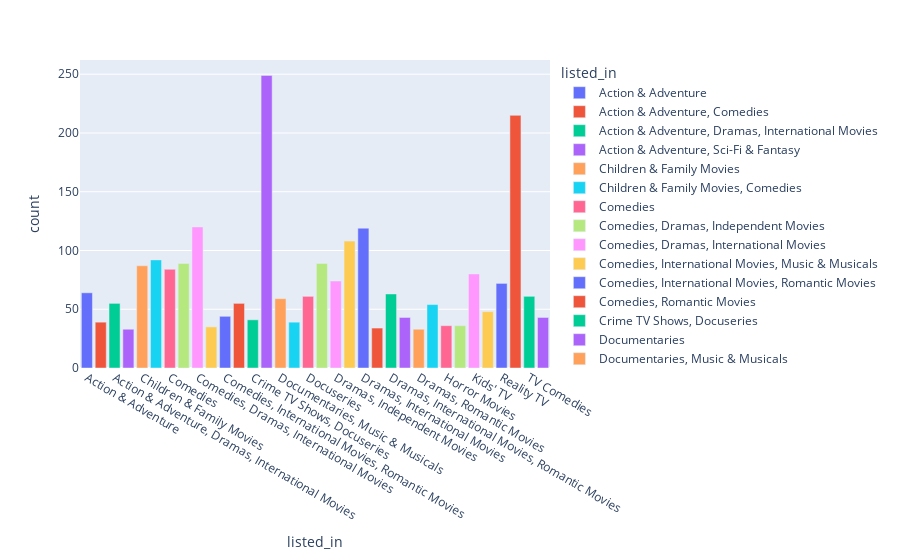

Notebook code for this chart:
### Code cell
ph= p['count'] >=30
z = p[ph]
px.bar(z,x= z.index,y='count',color=z.index)

### Figure 1 — Plotly figure (JSON) as saved in the notebook; plotly's stock layout.template omitted (floating-point values rounded to 4 significant figures)
{"data": [{"alignmentgroup": "True", "hovertemplate": "listed_in=%{x}<br>count=%{y}<extra></extra>", "legendgroup": "Action & Adventure", "marker": {"color": "#636efa", "pattern": {"shape": ""}}, "name": "Action & Adventure", "offsetgroup": "Action & Adventure", "orientation": "v", "showlegend": true, "textposition": "auto", "type": "bar", "x": ["Action & Adventure"], "xaxis": "x", "y": [64], "yaxis": "y"}, {"alignmentgroup": "True", "hovertemplate": "listed_in=%{x}<br>count=%{y}<extra></extra>", "legendgroup": "Action & Adventure, Comedies", "marker": {"color": "#EF553B", "pattern": {"shape": ""}}, "name": "Action & Adventure, Comedies", "offsetgroup": "Action & Adventure, Comedies", "orientation": "v", "showlegend": true, "textposition": "auto", "type": "bar", "x": ["Action & Adventure, Comedies"], "xaxis": "x", "y": [39], "yaxis": "y"}, {"alignmentgroup": "True", "hovertemplate": "listed_in=%{x}<br>count=%{y}<extra></extra>", "legendgroup": "Action & Adventure, Dramas, International Movies", "marker": {"color": "#00cc96", "pattern": {"shape": ""}}, "name": "Action & Adventure, Dramas, International Movies", "offsetgroup": "Action & Adventure, Dramas, International Movies", "orientation": "v", "showlegend": true, "textposition": "auto", "type": "bar", "x": ["Action & Adventure, Dramas, International Movies"], "xaxis": "x", "y": [55], "yaxis": "y"}, {"alignmentgroup": "True", "hovertemplate": "listed_in=%{x}<br>count=%{y}<extra></extra>", "legendgroup": "Action & Adventure, Sci-Fi & Fantasy", "marker": {"color": "#ab63fa", "pattern": {"shape": ""}}, "name": "Action & Adventure, Sci-Fi & Fantasy", "offsetgroup": "Action & Adventure, Sci-Fi & Fantasy", "orientation": "v", "showlegend": true, "textposition": "auto", "type": "bar", "x": ["Action & Adventure, Sci-Fi & Fantasy"], "xaxis": "x", "y": [33], "yaxis": "y"}, {"alignmentgroup": "True", "hovertemplate": "listed_in=%{x}<br>count=%{y}<extra></extra>", "legendgroup": "Children & Family Movies", "marker": {"color": "#FFA15A", "pattern": {"shape": ""}}, "name": "Children & Family Movies", "offsetgroup": "Children & Family Movies", "orientation": "v", "showlegend": true, "textposition": "auto", "type": "bar", "x": ["Children & Family Movies"], "xaxis": "x", "y": [87], "yaxis": "y"}, {"alignmentgroup": "True", "hovertemplate": "listed_in=%{x}<br>count=%{y}<extra></extra>", "legendgroup": "Children & Family Movies, Comedies", "marker": {"color": "#19d3f3", "pattern": {"shape": ""}}, "name": "Children & Family Movies, Comedies", "offsetgroup": "Children & Family Movies, Comedies", "orientation": "v", "showlegend": true, "textposition": "auto", "type": "bar", "x": ["Children & Family Movies, Comedies"], "xaxis": "x", "y": [92], "yaxis": "y"}, {"alignmentgroup": "True", "hovertemplate": "listed_in=%{x}<br>count=%{y}<extra></extra>", "legendgroup": "Comedies", "marker": {"color": "#FF6692", "pattern": {"shape": ""}}, "name": "Comedies", "offsetgroup": "Comedies", "orientation": "v", "showlegend": true, "textposition": "auto", "type": "bar", "x": ["Comedies"], "xaxis": "x", "y": [84], "yaxis": "y"}, {"alignmentgroup": "True", "hovertemplate": "listed_in=%{x}<br>count=%{y}<extra></extra>", "legendgroup": "Comedies, Dramas, Independent Movies", "marker": {"color": "#B6E880", "pattern": {"shape": ""}}, "name": "Comedies, Dramas, Independent Movies", "offsetgroup": "Comedies, Dramas, Independent Movies", "orientation": "v", "showlegend": true, "textposition": "auto", "type": "bar", "x": ["Comedies, Dramas, Independent Movies"], "xaxis": "x", "y": [89], "yaxis": "y"}, {"alignmentgroup": "True", "hovertemplate": "listed_in=%{x}<br>count=%{y}<extra></extra>", "legendgroup": "Comedies, Dramas, International Movies", "marker": {"color": "#FF97FF", "pattern": {"shape": ""}}, "name": "Comedies, Dramas, International Movies", "offsetgroup": "Comedies, Dramas, International Movies", "orientation": "v", "showlegend": true, "textposition": "auto", "type": "bar", "x": ["Comedies, Dramas, International Movies"], "xaxis": "x", "y": [120], "yaxis": "y"}, {"alignmentgroup": "True", "hovertemplate": "listed_in=%{x}<br>count=%{y}<extra></extra>", "legendgroup": "Comedies, International Movies, Music & Musicals", "marker": {"color": "#FECB52", "pattern": {"shape": ""}}, "name": "Comedies, International Movies, Music & Musicals", "offsetgroup": "Comedies, International Movies, Music & Musicals", "orientation": "v", "showlegend": true, "textposition": "auto", "type": "bar", "x": ["Comedies, International Movies, Music & Musicals"], "xaxis": "x", "y": [35], "yaxis": "y"}, {"alignmentgroup": "True", "hovertemplate": "listed_in=%{x}<br>count=%{y}<extra></extra>", "legendgroup": "Comedies, International Movies, Romantic Movies", "marker": {"color": "#636efa", "pattern": {"shape": ""}}, "name": "Comedies, International Movies, Romantic Movies", "offsetgroup": "Comedies, International Movies, Romantic Movies", "orientation": "v", "showlegend": true, "textposition": "auto", "type": "bar", "x": ["Comedies, International Movies, Romantic Movies"], "xaxis": "x", "y": [44], "yaxis": "y"}, {"alignmentgroup": "True", "hovertemplate": "listed_in=%{x}<br>count=%{y}<extra></extra>", "legendgroup": "Comedies, Romantic Movies", "marker": {"color": "#EF553B", "pattern": {"shape": ""}}, "name": "Comedies, Romantic Movies", "offsetgroup": "Comedies, Romantic Movies", "orientation": "v", "showlegend": true, "textposition": "auto", "type": "bar", "x": ["Comedies, Romantic Movies"], "xaxis": "x", "y": [55], "yaxis": "y"}, {"alignmentgroup": "True", "hovertemplate": "listed_in=%{x}<br>count=%{y}<extra></extra>", "legendgroup": "Crime TV Shows, Docuseries", "marker": {"color": "#00cc96", "pattern": {"shape": ""}}, "name": "Crime TV Shows, Docuseries", "offsetgroup": "Crime TV Shows, Docuseries", "orientation": "v", "showlegend": true, "textposition": "auto", "type": "bar", "x": ["Crime TV Shows, Docuseries"], "xaxis": "x", "y": [41], "yaxis": "y"}, {"alignmentgroup": "True", "hovertemplate": "listed_in=%{x}<br>count=%{y}<extra></extra>", "legendgroup": "Documentaries", "marker": {"color": "#ab63fa", "pattern": {"shape": ""}}, "name": "Documentaries", "offsetgroup": "Documentaries", "orientation": "v", "showlegend": true, "textposition": "auto", "type": "bar", "x": ["Documentaries"], "xaxis": "x", "y": [249], "yaxis": "y"}, {"alignmentgroup": "True", "hovertemplate": "listed_in=%{x}<br>count=%{y}<extra></extra>", "legendgroup": "Documentaries, Music & Musicals", "marker": {"color": "#FFA15A", "pattern": {"shape": ""}}, "name": "Documentaries, Music & Musicals", "offsetgroup": "Documentaries, Music & Musicals", "orientation": "v", "showlegend": true, "textposition": "auto", "type": "bar", "x": ["Documentaries, Music & Musicals"], "xaxis": "x", "y": [59], "yaxis": "y"}, {"alignmentgroup": "True", "hovertemplate": "listed_in=%{x}<br>count=%{y}<extra></extra>", "legendgroup": "Documentaries, Sports Movies", "marker": {"color": "#19d3f3", "pattern": {"shape": ""}}, "name": "Documentaries, Sports Movies", "offsetgroup": "Documentaries, Sports Movies", "orientation": "v", "showlegend": true, "textposition": "auto", "type": "bar", "x": ["Documentaries, Sports Movies"], "xaxis": "x", "y": [39], "yaxis": "y"}, {"alignmentgroup": "True", "hovertemplate": "listed_in=%{x}<br>count=%{y}<extra></extra>", "legendgroup": "Docuseries", "marker": {"color": "#FF6692", "pattern": {"shape": ""}}, "name": "Docuseries", "offsetgroup": "Docuseries", "orientation": "v", "showlegend": true, "textposition": "auto", "type": "bar", "x": ["Docuseries"], "xaxis": "x", "y": [61], "yaxis": "y"}, {"alignmentgroup": "True", "hovertemplate": "listed_in=%{x}<br>count=%{y}<extra></extra>", "legendgroup": "Dramas", "marker": {"color": "#B6E880", "pattern": {"shape": ""}}, "name": "Dramas", "offsetgroup": "Dramas", "orientation": "v", "showlegend": true, "textposition": "auto", "type": "bar", "x": ["Dramas"], "xaxis": "x", "y": [89], "yaxis": "y"}, {"alignmentgroup": "True", "hovertemplate": "listed_in=%{x}<br>count=%{y}<extra></extra>", "legendgroup": "Dramas, Independent Movies", "marker": {"color": "#FF97FF", "pattern": {"shape": ""}}, "name": "Dramas, Independent Movies", "offsetgroup": "Dramas, Independent Movies", "orientation": "v", "showlegend": true, "textposition": "auto", "type": "bar", "x": ["Dramas, Independent Movies"], "xaxis": "x", "y": [74], "yaxis": "y"}, {"alignmentgroup": "True", "hovertemplate": "listed_in=%{x}<br>count=%{y}<extra></extra>", "legendgroup": "Dramas, Independent Movies, International Movies", "marker": {"color": "#FECB52", "pattern": {"shape": ""}}, "name": "Dramas, Independent Movies, International Movies", "offsetgroup": "Dramas, Independent Movies, International Movies", "orientation": "v", "showlegend": true, "textposition": "auto", "type": "bar", "x": ["Dramas, Independent Movies, International Movies"], "xaxis": "x", "y": [108], "yaxis": "y"}, {"alignmentgroup": "True", "hovertemplate": "listed_in=%{x}<br>count=%{y}<extra></extra>", "legendgroup": "Dramas, International Movies", "marker": {"color": "#636efa", "pattern": {"shape": ""}}, "name": "Dramas, International Movies", "offsetgroup": "Dramas, International Movies", "orientation": "v", "showlegend": true, "textposition": "auto", "type": "bar", "x": ["Dramas, International Movies"], "xaxis": "x", "y": [119], "yaxis": "y"}, {"alignmentgroup": "True", "hovertemplate": "listed_in=%{x}<br>count=%{y}<extra></extra>", "legendgroup": "Dramas, International Movies, Music & Musicals", "marker": {"color": "#EF553B", "pattern": {"shape": ""}}, "name": "Dramas, International Movies, Music & Musicals", "offsetgroup": "Dramas, International Movies, Music & Musicals", "orientation": "v", "showlegend": true, "textposition": "auto", "type": "bar", "x": ["Dramas, International Movies, Music & Musicals"], "xaxis": "x", "y": [34], "yaxis": "y"}, {"alignmentgroup": "True", "hovertemplate": "listed_in=%{x}<br>count=%{y}<extra></extra>", "legendgroup": "Dramas, International Movies, Romantic Movies", "marker": {"color": "#00cc96", "pattern": {"shape": ""}}, "name": "Dramas, International Movies, Romantic Movies", "offsetgroup": "Dramas, International Movies, Romantic Movies", "orientation": "v", "showlegend": true, "textposition": "auto", "type": "bar", "x": ["Dramas, International Movies, Romantic Movies"], "xaxis": "x", "y": [63], "yaxis": "y"}, {"alignmentgroup": "True", "hovertemplate": "listed_in=%{x}<br>count=%{y}<extra></extra>", "legendgroup": "Dramas, International Movies, Thrillers", "marker": {"color": "#ab63fa", "pattern": {"shape": ""}}, "name": "Dramas, International Movies, Thrillers", "offsetgroup": "Dramas, International Movies, Thrillers", "orientation": "v", "showlegend": true, "textposition": "auto", "type": "bar", "x": ["Dramas, International Movies, Thrillers"], "xaxis": "x", "y": [43], "yaxis": "y"}, {"alignmentgroup": "True", "hovertemplate": "listed_in=%{x}<br>count=%{y}<extra></extra>", "legendgroup": "Dramas, Romantic Movies", "marker": {"color": "#FFA15A", "pattern": {"shape": ""}}, "name": "Dramas, Romantic Movies", "offsetgroup": "Dramas, Romantic Movies", "orientation": "v", "showlegend": true, "textposition": "auto", "type": "bar", "x": ["Dramas, Romantic Movies"], "xaxis": "x", "y": [33], "yaxis": "y"}, {"alignmentgroup": "True", "hovertemplate": "listed_in=%{x}<br>count=%{y}<extra></extra>", "legendgroup": "Dramas, Thrillers", "marker": {"color": "#19d3f3", "pattern": {"shape": ""}}, "name": "Dramas, Thrillers", "offsetgroup": "Dramas, Thrillers", "orientation": "v", "showlegend": true, "textposition": "auto", "type": "bar", "x": ["Dramas, Thrillers"], "xaxis": "x", "y": [54], "yaxis": "y"}, {"alignmentgroup": "True", "hovertemplate": "listed_in=%{x}<br>count=%{y}<extra></extra>", "legendgroup": "Horror Movies", "marker": {"color": "#FF6692", "pattern": {"shape": ""}}, "name": "Horror Movies", "offsetgroup": "Horror Movies", "orientation": "v", "showlegend": true, "textposition": "auto", "type": "bar", "x": ["Horror Movies"], "xaxis": "x", "y": [36], "yaxis": "y"}, {"alignmentgroup": "True", "hovertemplate": "listed_in=%{x}<br>count=%{y}<extra></extra>", "legendgroup": "Horror Movies, Thrillers", "marker": {"color": "#B6E880", "pattern": {"shape": ""}}, "name": "Horror Movies, Thrillers", "offsetgroup": "Horror Movies, Thrillers", "orientation": "v", "showlegend": true, "textposition": "auto", "type": "bar", "x": ["Horror Movies, Thrillers"], "xaxis": "x", "y": [36], "yaxis": "y"}, {"alignmentgroup": "True", "hovertemplate": "listed_in=%{x}<br>count=%{y}<extra></extra>", "legendgroup": "Kids' TV", "marker": {"color": "#FF97FF", "pattern": {"shape": ""}}, "name": "Kids' TV", "offsetgroup": "Kids' TV", "orientation": "v", "showlegend": true, "textposition": "auto", "type": "bar", "x": ["Kids' TV"], "xaxis": "x", "y": [80], "yaxis": "y"}, {"alignmentgroup": "True", "hovertemplate": "listed_in=%{x}<br>count=%{y}<extra></extra>", "legendgroup": "Kids' TV, TV Comedies", "marker": {"color": "#FECB52", "pattern": {"shape": ""}}, "name": "Kids' TV, TV Comedies", "offsetgroup": "Kids' TV, TV Comedies", "orientation": "v", "showlegend": true, "textposition": "auto", "type": "bar", "x": ["Kids' TV, TV Comedies"], "xaxis": "x", "y": [48], "yaxis": "y"}, {"alignmentgroup": "True", "hovertemplate": "listed_in=%{x}<br>count=%{y}<extra></extra>", "legendgroup": "Reality TV", "marker": {"color": "#636efa", "pattern": {"shape": ""}}, "name": "Reality TV", "offsetgroup": "Reality TV", "orientation": "v", "showlegend": true, "textposition": "auto", "type": "bar", "x": ["Reality TV"], "xaxis": "x", "y": [72], "yaxis": "y"}, {"alignmentgroup": "True", "hovertemplate": "listed_in=%{x}<br>count=%{y}<extra></extra>", "legendgroup": "Stand-Up Comedy", "marker": {"color": "#EF553B", "pattern": {"shape": ""}}, "name": "Stand-Up Comedy", "offsetgroup": "Stand-Up Comedy", "orientation": "v", "showlegend": true, "textposition": "auto", "type": "bar", "x": ["Stand-Up Comedy"], "xaxis": "x", "y": [215], "yaxis": "y"}, {"alignmentgroup": "True", "hovertemplate": "listed_in=%{x}<br>count=%{y}<extra></extra>", "legendgroup": "TV Comedies", "marker": {"color": "#00cc96", "pattern": {"shape": ""}}, "name": "TV Comedies", "offsetgroup": "TV Comedies", "orientation": "v", "showlegend": true, "textposition": "auto", "type": "bar", "x": ["TV Comedies"], "xaxis": "x", "y": [61], "yaxis": "y"}, {"alignmentgroup": "True", "hovertemplate": "listed_in=%{x}<br>count=%{y}<extra></extra>", "legendgroup": "Thrillers", "marker": {"color": "#ab63fa", "pattern": {"shape": ""}}, "name": "Thrillers", "offsetgroup": "Thrillers", "orientation": "v", "showlegend": true, "textposition": "auto", "type": "bar", "x": ["Thrillers"], "xaxis": "x", "y": [43], "yaxis": "y"}], "layout": {"barmode": "relative", "legend": {"title": {"text": "listed_in"}, "tracegroupgap": 0}, "margin": {"t": 60}, "xaxis": {"anchor": "y", "categoryarray": ["Action & Adventure", "Action & Adventure, Comedies", "Action & Adventure, Dramas, International Movies", "Action & Adventure, Sci-Fi & Fantasy", "Children & Family Movies", "Children & Family Movies, Comedies", "Comedies", "Comedies, Dramas, Independent Movies", "Comedies, Dramas, International Movies", "Comedies, International Movies, Music & Musicals", "Comedies, International Movies, Romantic Movies", "Comedies, Romantic Movies", "Crime TV Shows, Docuseries", "Documentaries", "Documentaries, Music & Musicals", "Documentaries, Sports Movies", "Docuseries", "Dramas", "Dramas, Independent Movies", "Dramas, Independent Movies, International Movies", "Dramas, International Movies", "Dramas, International Movies, Music & Musicals", "Dramas, International Movies, Romantic Movies", "Dramas, International Movies, Thrillers", "Dramas, Romantic Movies", "Dramas, Thrillers", "Horror Movies", "Horror Movies, Thrillers", "Kids' TV", "Kids' TV, TV Comedies", "Reality TV", "Stand-Up Comedy", "TV Comedies", "Thrillers"], "categoryorder": "array", "domain": [0, 1], "title": {"text": "listed_in"}}, "yaxis": {"anchor": "x", "domain": [0, 1], "title": {"text": "count"}}}}
